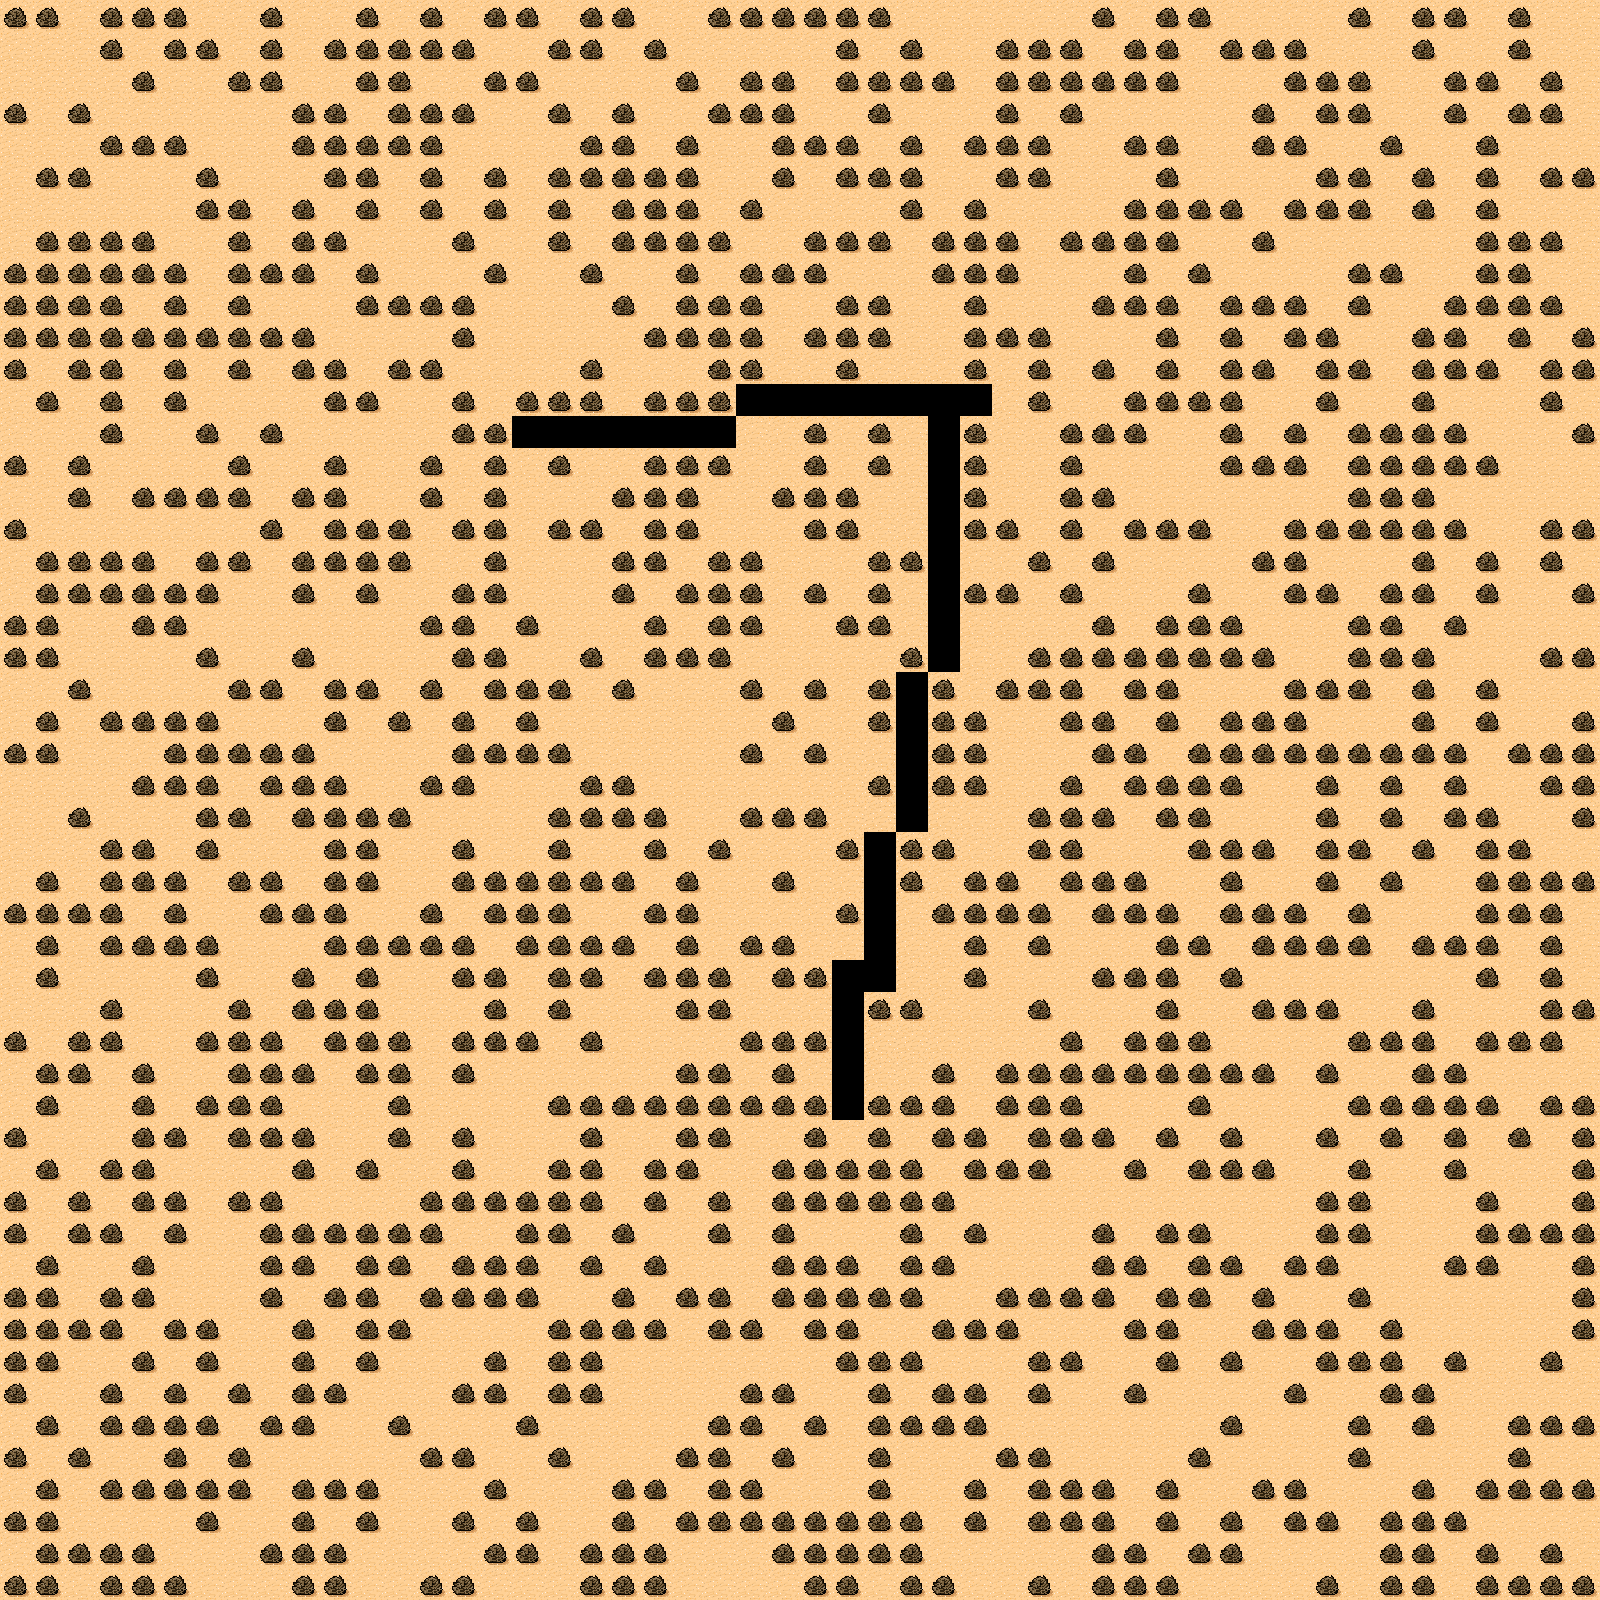

Rendered tile map (Tiled .tmx) drawn with the repository's tilesets; below, a short description and the map source with its tile grids summarised:
An orthogonal 50x50 tile map with 32x32 px tiles, 1 tile layer (Tile Layer 1).

<map version="1.2" tiledversion="1.2.4" orientation="orthogonal" renderorder="right-down" width="50" height="50" tilewidth="32" tileheight="32" infinite="0" nextlayerid="2" nextobjectid="1">
 <tileset firstgid="1" name="tmw_desert_spacing" tilewidth="32" tileheight="32" spacing="1" margin="1" tilecount="48" columns="8">
  <image source="tmw_desert_spacing.png" width="265" height="199" />
 </tileset>
 <layer id="1" name="Tile Layer 1" width="50" height="50">
  <data>[2500 cells, 2462 non-empty, 2 distinct tile ids]</data>
 </layer>
</map>
